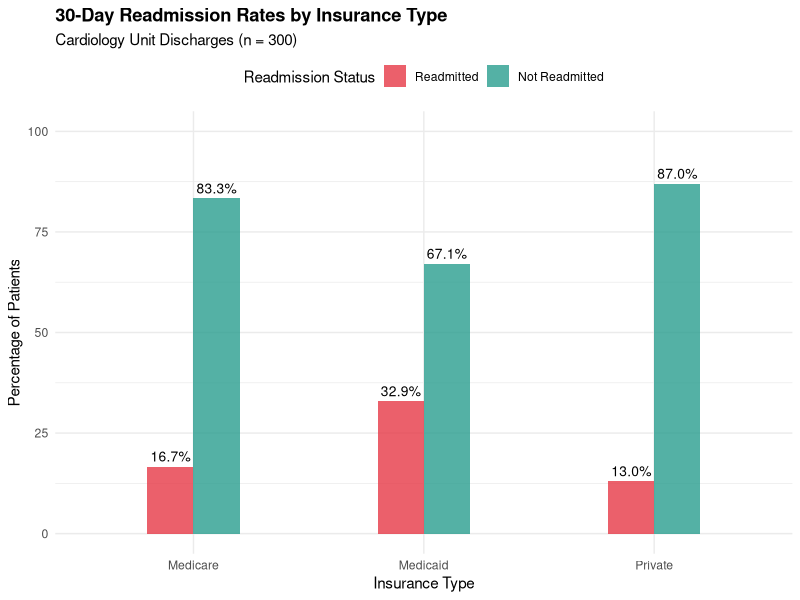
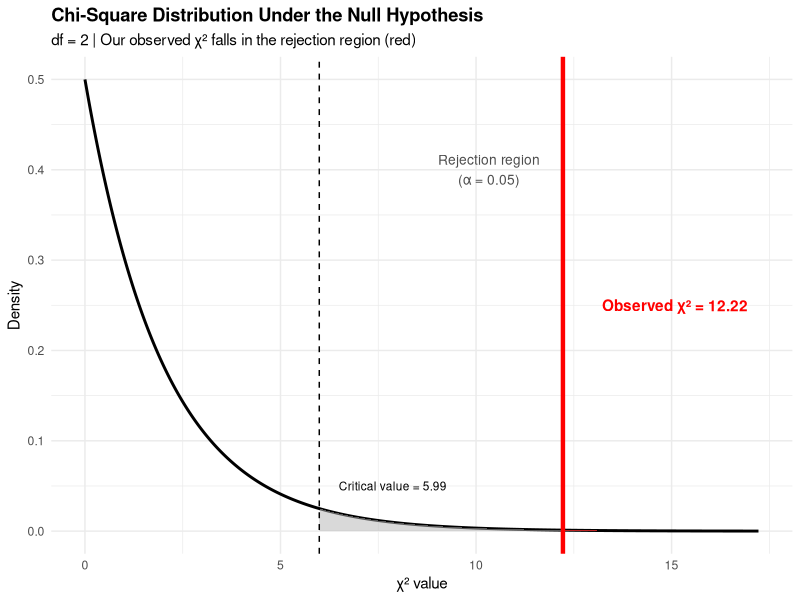
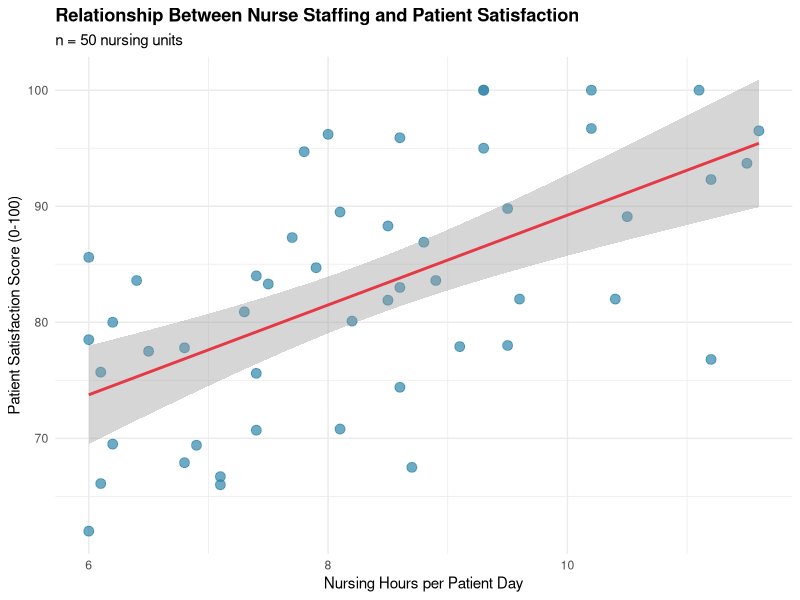
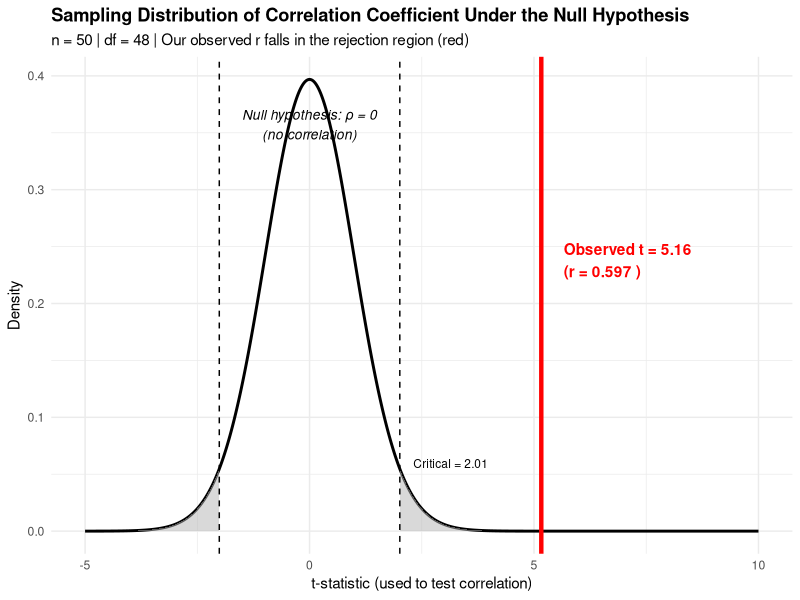
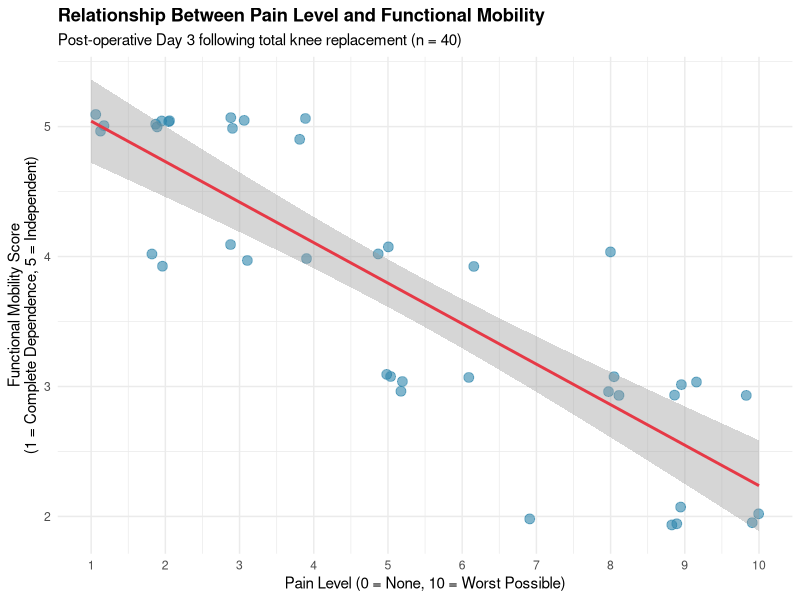
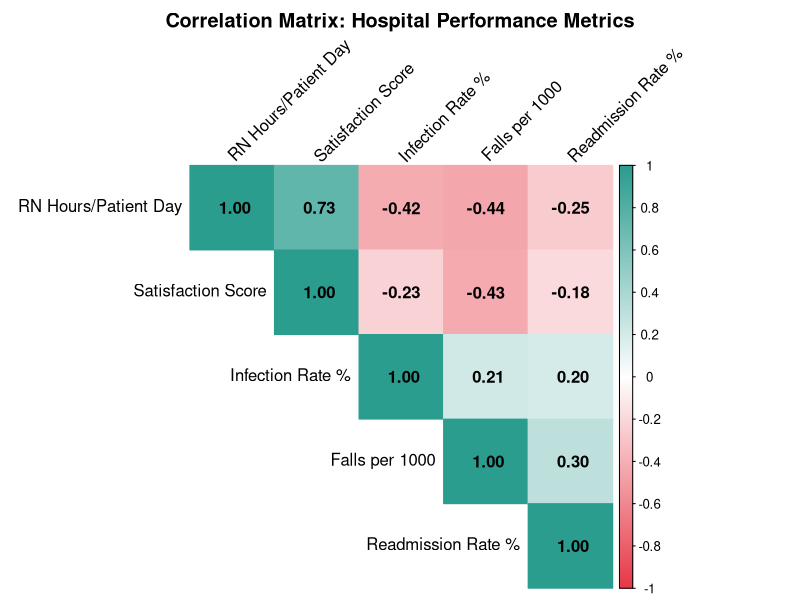
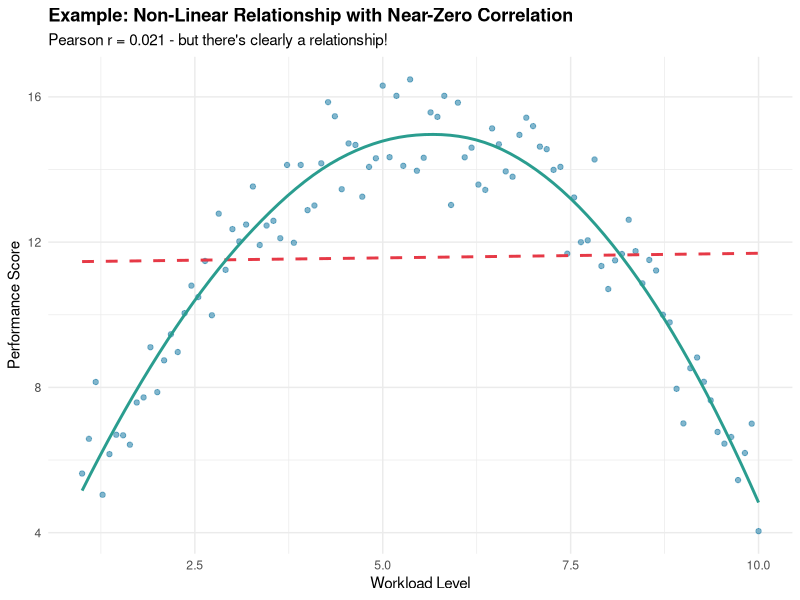
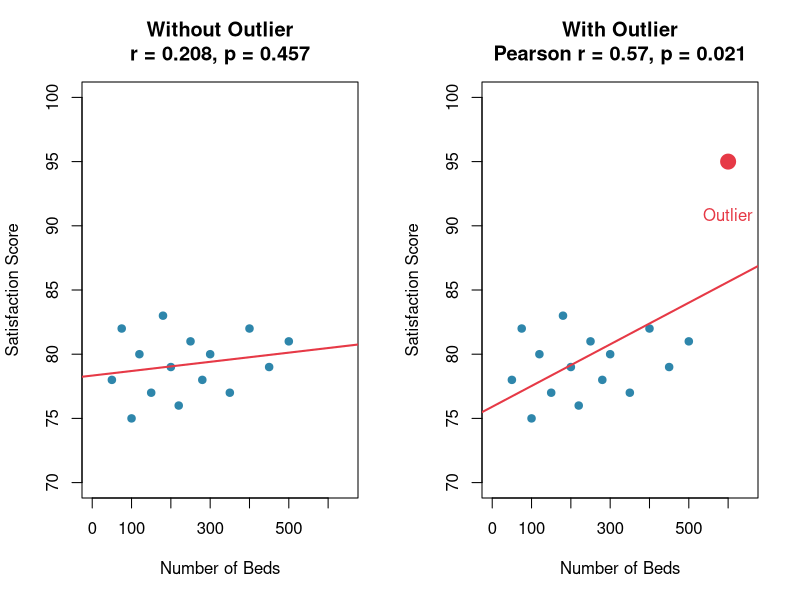

These charts were generated, in order, by the following R code:
## ---- chunk 1
#| label: setup
#| include: false
library(ggplot2)
library(dplyr)
library(tidyr)
library(corrplot)
library(gmodels)
set.seed(2026)
## ---- chunk 2
#| label: manual-chisq-data
#| echo: false

# Create a simple 2x2 table for manual calculation
manual_table <- matrix(c(15, 35, 25, 25), nrow = 2, byrow = TRUE,
                       dimnames = list(Insurance = c("Medicare", "Private"),
                                     Appointment = c("No-show", "Attended")))

knitr::kable(manual_table,
             caption = "Observed Frequencies: Insurance Type × Appointment Status")
## ---- chunk 3
#| label: manual-chisq-totals
#| echo: false

row_totals <- rowSums(manual_table)
col_totals <- colSums(manual_table)
grand_total <- sum(manual_table)

totals_table <- rbind(
  cbind(manual_table, "Row Total" = row_totals),
  c(col_totals, grand_total)
)
rownames(totals_table)[3] <- "Column Total"

knitr::kable(totals_table,
             caption = "Observed Frequencies with Marginal Totals")
## ---- chunk 4
#| label: manual-chisq-expected

# Calculate expected frequencies
E_medicare_noshow <- (row_totals[1] * col_totals[1]) / grand_total
E_medicare_attended <- (row_totals[1] * col_totals[2]) / grand_total
E_private_noshow <- (row_totals[2] * col_totals[1]) / grand_total
E_private_attended <- (row_totals[2] * col_totals[2]) / grand_total

expected_table <- matrix(c(E_medicare_noshow, E_medicare_attended,
                          E_private_noshow, E_private_attended),
                        nrow = 2, byrow = TRUE,
                        dimnames = dimnames(manual_table))
## ---- chunk 5
#| echo: false

cat("Expected Frequencies:\n\n")
cat(sprintf("Medicare × No-show:    (%d × %d) / %d = %.2f\n",
            row_totals[1], col_totals[1], grand_total, E_medicare_noshow))
cat(sprintf("Medicare × Attended:   (%d × %d) / %d = %.2f\n",
            row_totals[1], col_totals[2], grand_total, E_medicare_attended))
cat(sprintf("Private × No-show:     (%d × %d) / %d = %.2f\n",
            row_totals[2], col_totals[1], grand_total, E_private_noshow))
cat(sprintf("Private × Attended:    (%d × %d) / %d = %.2f\n",
            row_totals[2], col_totals[2], grand_total, E_private_attended))
## ---- chunk 6
#| echo: false

knitr::kable(round(expected_table, 2),
             caption = "Expected Frequencies (if variables were independent)")
## ---- chunk 7
#| label: manual-chisq-components

# Calculate chi-square components
chisq_contrib <- (manual_table - expected_table)^2 / expected_table
## ---- chunk 8
#| echo: false

cat("Chi-Square Components:\n\n")
cat(sprintf("Medicare × No-show:    (15 - %.2f)² / %.2f = %.3f\n",
            E_medicare_noshow, E_medicare_noshow, chisq_contrib[1,1]))
cat(sprintf("Medicare × Attended:   (35 - %.2f)² / %.2f = %.3f\n",
            E_medicare_attended, E_medicare_attended, chisq_contrib[1,2]))
cat(sprintf("Private × No-show:     (25 - %.2f)² / %.2f = %.3f\n",
            E_private_noshow, E_private_noshow, chisq_contrib[2,1]))
cat(sprintf("Private × Attended:    (25 - %.2f)² / %.2f = %.3f\n",
            E_private_attended, E_private_attended, chisq_contrib[2,2]))
## ---- chunk 9
#| echo: false

knitr::kable(round(chisq_contrib, 3),
             caption = "Chi-Square Contribution from Each Cell")
## ---- chunk 10
#| label: manual-chisq-stat

# Calculate total chi-square
chisq_manual <- sum(chisq_contrib)
## ---- chunk 11
#| echo: false

cat("\nFinal Calculation:\n")
cat("─────────────────────────────────────\n")
cat(sprintf("χ² = %.3f + %.3f + %.3f + %.3f\n",
            chisq_contrib[1,1], chisq_contrib[1,2],
            chisq_contrib[2,1], chisq_contrib[2,2]))
cat(sprintf("χ² = %.3f\n\n", chisq_manual))
cat("─────────────────────────────────────\n\n")
## ---- chunk 12
#| label: crosstab-data

# Create the dataset
set.seed(2026)

# Generate data where there IS an association
n <- 300

# Create insurance type
insurance <- sample(c("Medicare", "Medicaid", "Private"), n,
                    replace = TRUE, prob = c(0.4, 0.3, 0.3))

# Create readmission with different probabilities by insurance
readmission <- character(n)
for(i in 1:n) {
  if(insurance[i] == "Medicare") {
    readmission[i] <- sample(c("Readmitted", "Not Readmitted"), 1,
                              prob = c(0.25, 0.75))
  } else if(insurance[i] == "Medicaid") {
    readmission[i] <- sample(c("Readmitted", "Not Readmitted"), 1,
                              prob = c(0.30, 0.70))
  } else {
    readmission[i] <- sample(c("Readmitted", "Not Readmitted"), 1,
                              prob = c(0.12, 0.88))
  }
}

# Create data frame
readmission_data <- data.frame(
  insurance = factor(insurance, levels = c("Medicare", "Medicaid", "Private")),
  readmission = factor(readmission, levels = c("Readmitted", "Not Readmitted"))
)

head(readmission_data)

# View the contingency table
table(readmission_data$insurance, readmission_data$readmission)
## ---- chunk 13
#| label: crosstab-percentages

# Calculate percentages by insurance type
prop.table(table(readmission_data$insurance, readmission_data$readmission),
           margin = 1) * 100
## ---- chunk 14
#| label: crosstab-viz
#| fig-width: 10
#| fig-height: 5

# Create summary data for plotting
plot_data <- readmission_data %>%
  group_by(insurance, readmission) %>%
  summarise(count = n(), .groups = "drop") %>%
  group_by(insurance) %>%
  mutate(percentage = count / sum(count) * 100)

# Grouped bar chart
ggplot(plot_data, aes(x = insurance, y = percentage, fill = readmission)) +
  geom_bar(stat = "identity", position = "dodge", alpha = 0.8, width = 0.4) +
  geom_text(aes(label = sprintf("%.1f%%", percentage)),
            position = position_dodge(width = 0.4),
            vjust = -0.5, size = 3.5) +
  scale_fill_manual(values = c("#E63946", "#2A9D8F"),
                    name = "Readmission Status") +
  labs(title = "30-Day Readmission Rates by Insurance Type",
       subtitle = "Cardiology Unit Discharges (n = 300)",
       x = "Insurance Type",
       y = "Percentage of Patients") +
  theme_minimal() +
  theme(plot.title = element_text(face = "bold"),
        legend.position = "top") +
  ylim(0, 100)
## ---- chunk 15
#| label: chisq-dist-viz
#| echo: false
#| fig-width: 8
#| fig-height: 5

# First, calculate the observed chi-square statistic
obs_table <- table(readmission_data$insurance, readmission_data$readmission)
chisq_test_preview <- chisq.test(obs_table)
obs_chisq <- chisq_test_preview$statistic
df_chisq <- chisq_test_preview$parameter

# Create chi-square distribution plot
x_range <- seq(0, max(obs_chisq + 5, 15), length.out = 1000)
y_values <- dchisq(x_range, df_chisq)

# Critical value for alpha = 0.05
crit_val_chisq <- qchisq(0.95, df_chisq)

ggplot(data.frame(x = x_range, y = y_values), aes(x, y)) +
  geom_line(linewidth = 1) +
  geom_area(data = subset(data.frame(x = x_range, y = y_values), x >= crit_val_chisq),
            aes(x, y), fill = "gray70", alpha = 0.5) +
  geom_area(data = subset(data.frame(x = x_range, y = y_values), x >= obs_chisq),
            aes(x, y), fill = "red", alpha = 0.6) +
  geom_vline(xintercept = crit_val_chisq, linetype = "dashed", color = "black") +
  geom_vline(xintercept = obs_chisq, color = "red", linewidth = 1.5) +
  annotate("text", x = obs_chisq + 1, y = max(y_values) * 0.5,
           label = paste("Observed χ² =", round(obs_chisq, 2)),
           color = "red", hjust = 0, fontface = "bold") +
  annotate("text", x = crit_val_chisq + 0.5, y = max(y_values) * 0.1,
           label = paste("Critical value =", round(crit_val_chisq, 2)),
           hjust = 0, size = 3) +
  annotate("text", x = max(x_range) * 0.6, y = max(y_values) * 0.8,
           label = "Rejection region\n(α = 0.05)",
           color = "gray30", size = 3.5) +
  labs(title = "Chi-Square Distribution Under the Null Hypothesis",
       subtitle = paste("df =", df_chisq, "| Our observed χ² falls in the rejection region (red)"),
       x = "χ² value",
       y = "Density") +
  theme_minimal() +
  theme(plot.title = element_text(face = "bold"))
## ---- chunk 16
#| label: chisq-test

# Perform chi-square test
chi_result <- chisq.test(table(readmission_data$insurance,
                                readmission_data$readmission))

# Display results
chi_result
## ---- chunk 17
#| label: expected-freq

# View expected frequencies
chi_result$expected
## ---- chunk 18
#| label: fisher-example

# Small sample data (n = 20)
pilot_data <- matrix(c(1, 9,   # New Protocol: 1 readmitted, 9 not
                       5, 5),  # Standard Protocol: 5 readmitted, 5 not
                     nrow = 2, byrow = TRUE,
                     dimnames = list(Protocol = c("New", "Standard"),
                                   Readmission = c("Readmitted", "Not Readmitted")))

pilot_data

# Check expected frequencies with chi-square
chisq.test(pilot_data)$expected
## ---- chunk 19
#| label: fisher-test

# Fisher's exact test
fisher_result <- fisher.test(pilot_data)
fisher_result
## ---- chunk 20
#| label: manual-corr-data

# Small dataset for manual calculation
manual_units <- data.frame(
  unit = c("A", "B", "C", "D", "E", "F"),
  staffing = c(6, 7, 8, 9, 10, 11),
  satisfaction = c(65, 70, 75, 78, 82, 85)
)

knitr::kable(manual_units,
             col.names = c("Unit", "Nursing Hours (X)", "Satisfaction (Y)"),
             caption = "Sample Data: 6 Nursing Units")
## ---- chunk 21
#| label: manual-corr-means

X <- manual_units$staffing
Y <- manual_units$satisfaction

X_bar <- mean(X)
Y_bar <- mean(Y)
## ---- chunk 22
#| echo: false
cat(sprintf("Mean staffing (X̄): %.2f hours\n", X_bar))
cat(sprintf("Mean satisfaction (Ȳ): %.2f\n", Y_bar))
## ---- chunk 23
#| label: manual-corr-deviations

deviations <- data.frame(
  unit = manual_units$unit,
  X = X,
  Y = Y,
  X_dev = X - X_bar,
  Y_dev = Y - Y_bar,
  XY_product = (X - X_bar) * (Y - Y_bar),
  X_dev_sq = (X - X_bar)^2,
  Y_dev_sq = (Y - Y_bar)^2
)
## ---- chunk 24
#| echo: false

knitr::kable(deviations,
             col.names = c("Unit", "X", "Y", "(X - X̄)", "(Y - Ȳ)",
                          "(X - X̄)(Y - Ȳ)", "(X - X̄)²", "(Y - Ȳ)²"),
             digits = 2,
             caption = "Deviations and Products")
## ---- chunk 25
#| label: manual-corr-sums

sum_XY <- sum(deviations$XY_product)
sum_X_sq <- sum(deviations$X_dev_sq)
sum_Y_sq <- sum(deviations$Y_dev_sq)
## ---- chunk 26
#| echo: false

cat("Sum of Products:\n")
cat(sprintf("  Σ(X - X̄)(Y - Ȳ) = %.2f\n\n", sum_XY))

cat("Sum of Squared Deviations:\n")
cat(sprintf("  Σ(X - X̄)² = %.2f\n", sum_X_sq))
cat(sprintf("  Σ(Y - Ȳ)² = %.2f\n", sum_Y_sq))
## ---- chunk 27
#| label: manual-corr-calculate

r_manual <- sum_XY / (sqrt(sum_X_sq) * sqrt(sum_Y_sq))
## ---- chunk 28
#| echo: false

cat("\nCalculation:\n")
cat("─────────────────────────────────────────────\n")
cat(sprintf("r = %.2f / (√%.2f × √%.2f)\n", sum_XY, sum_X_sq, sum_Y_sq))
cat(sprintf("r = %.2f / (%.2f × %.2f)\n", sum_XY, sqrt(sum_X_sq), sqrt(sum_Y_sq)))
cat(sprintf("r = %.2f / %.2f\n", sum_XY, sqrt(sum_X_sq) * sqrt(sum_Y_sq)))
cat(sprintf("r = %.3f\n", r_manual))
cat("─────────────────────────────────────────────\n\n")

cat("Interpretation:\n")
cat(sprintf("  • r = %.3f indicates a %s %s correlation\n",
            r_manual,
            ifelse(abs(r_manual) >= 0.7, "strong",
                   ifelse(abs(r_manual) >= 0.4, "moderate", "weak")),
            ifelse(r_manual > 0, "positive", "negative")))
cat(sprintf("  • Direction: As staffing increases, satisfaction %s\n",
            ifelse(r_manual > 0, "increases", "decreases")))
## ---- chunk 29
#| label: correlation-data

# Generate realistic healthcare data
set.seed(2026)
n_units <- 50

# Nursing hours per patient day (typically 6-12 hours)
nursing_hours <- round(runif(n_units, 6, 12), 1)

# Patient satisfaction (correlated with nursing hours, with noise)
# Higher staffing generally associated with higher satisfaction
satisfaction <- round(50 + 4 * nursing_hours + rnorm(n_units, 0, 10), 1)
# Ensure scores are within 0-100 range
satisfaction <- pmin(pmax(satisfaction, 0), 100)

staffing_data <- data.frame(
  unit_id = 1:n_units,
  nursing_hours = nursing_hours,
  satisfaction = satisfaction
)

# View summary
summary(staffing_data[, c("nursing_hours", "satisfaction")])
## ---- chunk 30
#| label: correlation-viz
#| fig-width: 6
#| fig-height: 4

ggplot(staffing_data, aes(x = nursing_hours, y = satisfaction)) +
  geom_point(alpha = 0.7, size = 3, color = "#2E86AB") +
  geom_smooth(method = "lm", se = TRUE, color = "#E63946", linetype = "solid") +
  labs(title = "Relationship Between Nurse Staffing and Patient Satisfaction",
       subtitle = paste("n =", n_units, "nursing units"),
       x = "Nursing Hours per Patient Day",
       y = "Patient Satisfaction Score (0-100)") +
  theme_minimal() +
  theme(plot.title = element_text(face = "bold"))
## ---- chunk 31
#| label: corr-sampling-dist-viz
#| echo: false
#| fig-width: 8
#| fig-height: 4

# Calculate observed correlation
obs_r <- cor(staffing_data$nursing_hours, staffing_data$satisfaction)
n <- nrow(staffing_data)

# Calculate t-statistic for correlation
t_r <- obs_r * sqrt(n - 2) / sqrt(1 - obs_r^2)
df_r <- n - 2

# Create t-distribution (which is used for testing correlation)
x_range <- seq(-5, 10, length.out = 1000)
y_values <- dt(x_range, df_r)

# Critical values for two-tailed test at alpha = 0.05
crit_val_pos <- qt(0.975, df_r)
crit_val_neg <- qt(0.025, df_r)

# Convert back to correlation scale for annotation
crit_r_pos <- crit_val_pos / sqrt(crit_val_pos^2 + df_r)
crit_r_neg <- crit_val_neg / sqrt(crit_val_neg^2 + df_r)

ggplot(data.frame(x = x_range, y = y_values), aes(x, y)) +
  geom_line(linewidth = 1) +
  # Rejection regions
  geom_area(data = subset(data.frame(x = x_range, y = y_values), x <= crit_val_neg),
            aes(x, y), fill = "gray70", alpha = 0.5) +
  geom_area(data = subset(data.frame(x = x_range, y = y_values), x >= crit_val_pos),
            aes(x, y), fill = "gray70", alpha = 0.5) +
  # Observed statistic regions
  geom_area(data = subset(data.frame(x = x_range, y = y_values), x <= -abs(t_r)),
            aes(x, y), fill = "red", alpha = 0.5) +
  geom_area(data = subset(data.frame(x = x_range, y = y_values), x >= abs(t_r)),
            aes(x, y), fill = "red", alpha = 0.6) +
  # Critical values
  geom_vline(xintercept = c(crit_val_neg, crit_val_pos),
             linetype = "dashed", color = "black") +
  # Observed value
  geom_vline(xintercept = t_r, color = "red", linewidth = 1.5) +
  # Annotations
  annotate("text", x = t_r + 0.5, y = max(y_values) * 0.6,
           label = paste("Observed t =", round(t_r, 2),
                        "\n(r =", round(obs_r, 3), ")"),
           color = "red", hjust = 0, fontface = "bold") +
  annotate("text", x = crit_val_pos + 0.3, y = max(y_values) * 0.15,
           label = paste("Critical =", round(crit_val_pos, 2)),
           hjust = 0, size = 3) +
  annotate("text", x = 0, y = max(y_values) * 0.9,
           label = "Null hypothesis: ρ = 0\n(no correlation)",
           size = 3.5, fontface = "italic") +
  labs(title = "Sampling Distribution of Correlation Coefficient Under the Null Hypothesis",
       subtitle = paste("n =", n, "| df =", df_r, "| Our observed r falls in the rejection region (red)"),
       x = "t-statistic (used to test correlation)",
       y = "Density") +
  theme_minimal() +
  theme(plot.title = element_text(face = "bold"))
## ---- chunk 32
#| label: pearson-test

# Pearson correlation test
pearson_result <- cor.test(staffing_data$nursing_hours,
                           staffing_data$satisfaction,
                           method = "pearson")

# with(staffing_data, cor.test(nursing_hours, satisfaction, method = "pearson"))

pearson_result
## ---- chunk 33
#| label: spearman-example

# Post-operative pain and mobility data (n = 40)
set.seed(2026)
n_patients <- 40

pain_level <- sample(1:10, n_patients, replace = TRUE)
# Higher pain associated with lower mobility
mobility_score <- round(6 - 0.4 * pain_level + rnorm(n_patients, 0, 0.8))
mobility_score <- pmin(pmax(mobility_score, 1), 5)

pain_data <- data.frame(
  patient_id = 1:n_patients,
  pain_level = pain_level,
  mobility_score = mobility_score
)

# Display first 10 patients
head(pain_data, 10)
## ---- chunk 34
#| echo: false

# Summary statistics
cat("Summary Statistics:\n")
cat("─────────────────────────────────────\n")
cat(sprintf("Pain Level (0-10): Mean = %.2f, SD = %.2f\n",
            mean(pain_data$pain_level), sd(pain_data$pain_level)))
cat(sprintf("Mobility Score (1-5): Mean = %.2f, SD = %.2f\n",
            mean(pain_data$mobility_score), sd(pain_data$mobility_score)))
cat("─────────────────────────────────────\n")
## ---- chunk 35
#| label: spearman-viz
#| fig-width: 6
#| fig-height: 4

ggplot(pain_data, aes(x = pain_level, y = mobility_score)) +
  geom_point(alpha = 0.6, size = 3, color = "#2E86AB",
             position = position_jitter(width = 0.2, height = 0.1)) +
  geom_smooth(method = "lm", se = TRUE, color = "#E63946") +
  scale_x_continuous(breaks = 0:10) +
  scale_y_continuous(breaks = 1:5) +
  labs(title = "Relationship Between Pain Level and Functional Mobility",
       subtitle = "Post-operative Day 3 following total knee replacement (n = 40)",
       x = "Pain Level (0 = None, 10 = Worst Possible)",
       y = "Functional Mobility Score\n(1 = Complete Dependence, 5 = Independent)") +
  theme_minimal() +
  theme(plot.title = element_text(face = "bold"))
## ---- chunk 36
#| label: spearman-test

# Spearman rank correlation
spearman_result <- cor.test(pain_data$pain_level,
                            pain_data$mobility_score,
                            method = "spearman",
                            exact = FALSE)  # Use normal approximation for ties

# with(pain_data, cor.test(pain_level, mobility_score, method = "spearman"))

spearman_result
## ---- chunk 37
#| label: spearman-vs-pearson
#| echo: false

pearson_pain <- cor.test(pain_data$pain_level, pain_data$mobility_score,
                         method = "pearson")

comparison_df <- data.frame(
  Method = c("Pearson (r)", "Spearman (ρ)"),
  Coefficient = c(round(pearson_pain$estimate, 3),
                  round(spearman_result$estimate, 3)),
  `P-value` = c(format(pearson_pain$p.value, digits = 3, scientific = TRUE),
                format(spearman_result$p.value, digits = 3, scientific = TRUE)),
  Appropriate = c("Less appropriate (ordinal data)",
                  "More appropriate (ordinal data)")
)

knitr::kable(comparison_df,
             col.names = c("Method", "Coefficient", "P-value", "Appropriateness"),
             caption = "Comparison of Pearson and Spearman Correlation")
## ---- chunk 38
#| label: correlation-matrix-data

# Generate correlated hospital metrics data
set.seed(2026)
n_hospitals <- 75

# Create correlated variables
hospital_metrics <- data.frame(
  # Staffing metric
  rn_hours = round(runif(n_hospitals, 5, 10), 1),

  # These will be correlated with staffing
  satisfaction = NA,
  falls_per_1000 = NA,
  infection_rate = NA,
  readmit_rate = NA
)

# Generate correlated outcomes
hospital_metrics$satisfaction <- round(45 + 5 * hospital_metrics$rn_hours +
                                        rnorm(n_hospitals, 0, 6), 1)
hospital_metrics$falls_per_1000 <- round(8 - 0.5 * hospital_metrics$rn_hours +
                                          rnorm(n_hospitals, 0, 1.5), 2)
hospital_metrics$infection_rate <- round(3 - 0.2 * hospital_metrics$rn_hours +
                                          rnorm(n_hospitals, 0, 0.5), 2)
hospital_metrics$readmit_rate <- round(18 - 0.8 * hospital_metrics$rn_hours +
                                        rnorm(n_hospitals, 0, 3), 1)

# Ensure reasonable ranges
hospital_metrics$satisfaction <- pmin(pmax(hospital_metrics$satisfaction, 0), 100)
hospital_metrics$falls_per_1000 <- pmax(hospital_metrics$falls_per_1000, 0)
hospital_metrics$infection_rate <- pmax(hospital_metrics$infection_rate, 0)
hospital_metrics$readmit_rate <- pmax(hospital_metrics$readmit_rate, 0)

# Rename for display
names(hospital_metrics) <- c("RN Hours/Patient Day", "Satisfaction Score",
                              "Falls per 1000", "Infection Rate %",
                              "Readmission Rate %")

head(hospital_metrics)
## ---- chunk 39
#| label: correlation-matrix
#| fig-width: 8
#| fig-height: 7

# Calculate correlation matrix
cor_matrix <- cor(hospital_metrics, method = "pearson")

# Display the correlation matrix
round(cor_matrix, 2)
## ---- chunk 40
#| label: corrplot-viz
#| fig-width: 8
#| fig-height: 7

# Visualize with corrplot
# The corrplot package provides multiple visualization options
corrplot(cor_matrix,
         method = "color",        # Use colored squares
         type = "upper",          # Show upper triangle only
         order = "hclust",        # Cluster similar variables
         addCoef.col = "black",   # Add correlation coefficients
         tl.col = "black",        # Text label color
         tl.srt = 45,             # Text label rotation
         col = colorRampPalette(c("#E63946", "white", "#2A9D8F"))(200),
         title = "Correlation Matrix: Hospital Performance Metrics",
         mar = c(0, 0, 2, 0))     # Margins
## ---- chunk 41
#| label: nonlinear-example
#| fig-width: 8
#| fig-height: 5

# Example of non-linear relationship
workload <- seq(1, 10, length.out = 100)
# Performance increases then decreases (inverted U)
performance <- -0.5 * (workload - 5.5)^2 + 15 + rnorm(100, 0, 1)

# cor.test(workload, performance, method="pearson")

nonlinear_data <- data.frame(workload = workload, performance = performance)

# Calculate correlation
nonlinear_cor <- cor(nonlinear_data$workload, nonlinear_data$performance)

ggplot(nonlinear_data, aes(x = workload, y = performance)) +
  geom_point(alpha = 0.6, color = "#2E86AB") +
  geom_smooth(method = "lm", se = FALSE, color = "#E63946", linetype = "dashed") +
  geom_smooth(method = "loess", se = FALSE, color = "#2A9D8F") +
  labs(title = "Example: Non-Linear Relationship with Near-Zero Correlation",
       subtitle = paste("Pearson r =", round(nonlinear_cor, 3),
                       "- but there's clearly a relationship!"),
       x = "Workload Level",
       y = "Performance Score") +
  theme_minimal() +
  theme(plot.title = element_text(face = "bold"))
## ---- chunk 42
#| label: outlier-example
#| fig-width: 10
#| fig-height: 5

# Data with NO real relationship (random scatter)
set.seed(2026)
n_hospitals <- 15

beds_clean <- c(50, 75, 100, 120, 150, 180, 200, 220, 250, 280, 300, 350, 400, 450, 500)
satisfaction_clean <- c(78, 82, 75, 80, 77, 83, 79, 76, 81, 78, 80, 77, 82, 79, 81)

# Add one outlier that creates a spurious positive correlation
beds_with_outlier <- c(beds_clean, 600)
satisfaction_with_outlier <- c(satisfaction_clean, 95)  # Outlier: large hospital with very high satisfaction

# Calculate correlations and significance
cor_clean <- cor.test(beds_clean, satisfaction_clean)
cor_with_outlier <- cor.test(beds_with_outlier, satisfaction_with_outlier)
cor_spearman <- cor.test(beds_with_outlier, satisfaction_with_outlier, method = "spearman")

par(mfrow = c(1, 2))

# Plot without outlier - no significant correlation
plot(beds_clean, satisfaction_clean, pch = 19, col = "#2E86AB",
     main = paste0("Without Outlier\nr = ", round(cor_clean$estimate, 3),
                  ", p = ", round(cor_clean$p.value, 3)),
     xlab = "Number of Beds", ylab = "Satisfaction Score",
     xlim = c(0, 650), ylim = c(70, 100))
abline(lm(satisfaction_clean ~ beds_clean), col = "#E63946", lwd = 2)

# Plot with outlier - spurious significant correlation
plot(beds_with_outlier, satisfaction_with_outlier, pch = 19, col = "#2E86AB",
     main = paste0("With Outlier\nPearson r = ", round(cor_with_outlier$estimate, 3),
                  ", p = ", round(cor_with_outlier$p.value, 3)),
     xlab = "Number of Beds", ylab = "Satisfaction Score",
     xlim = c(0, 650), ylim = c(70, 100))
points(600, 95, pch = 19, col = "#E63946", cex = 2)  # Highlight the outlier
abline(lm(satisfaction_with_outlier ~ beds_with_outlier), col = "#E63946", lwd = 2)
text(600, 92, "Outlier", col = "#E63946", pos = 1)

par(mfrow = c(1, 1))
## ---- chunk 43
#| label: outlier-comparison
#| echo: false

cat("Comparison of Results:\n")
cat("─────────────────────────────────────────────────────\n")
cat(sprintf("Without outlier:  Pearson r = %.3f, p = %.3f (Not significant)\n",
            cor_clean$estimate, cor_clean$p.value))
cat(sprintf("With outlier:     Pearson r = %.3f, p = %.3f (Significant!)\n",
            cor_with_outlier$estimate, cor_with_outlier$p.value))
cat(sprintf("With outlier:     Spearman r = %.3f, p = %.3f (Not significant)\n",
            cor_spearman$estimate, cor_spearman$p.value))
cat("─────────────────────────────────────────────────────\n")
